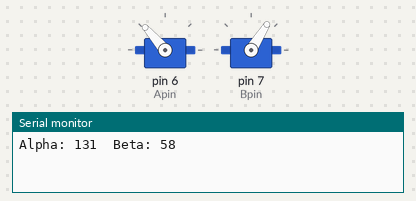
Simulated run of this sketch. Board: Arduino Uno, built with avr-gcc and run on an emulated ATmega328P. Parts: 2 × servo, the last lines printed to the serial monitor.

Above: at 1.55 s.
At 4.5 s:
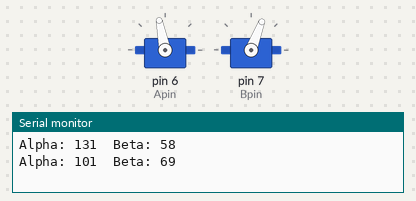
At 7.5 s:
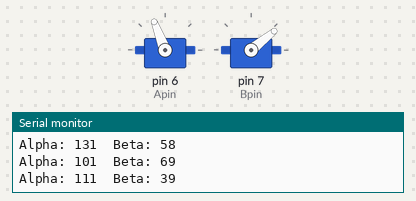
Timing chart, 0 to 9.3 s (numbered marks = the images above):
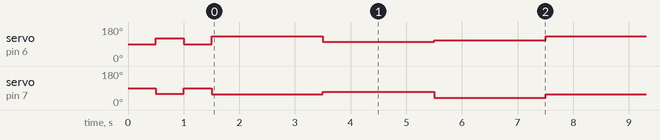

Measured:
- by itself, servo on pin 6 (Apin): 90° → 120° at 0.50 s, → 90° 0.50 s later, → 131° 0.50 s later, → 101° 2.0 s later, … (67 changes in this stretch)
- by itself, servo on pin 7 (Bpin): 90° → 60° at 0.50 s, → 90° 0.50 s later, → 58° 0.50 s later, → 69° 2.0 s later, … (67 changes in this stretch)

The sketch:

INV_Kin_ST.ino
```cpp
#include <Servo.h>
Servo A; //Left side Servo
Servo B; //Right side Servo

int Apin=6; //Left side Servo Pin
int Bpin=7; //Right side Servo Pin

int aA, bA;

double l1 = 10; // link 1
double l2 = 13; // link 2
double di = 10; // distance between 2 motor shaft

double c,e;
double t1,t2;
double pi = 3.1415926535897932384626433832795;

double x, y;

// square
//double xw[] = {4,4,8,8};
//double yw[] = {15,20,20,15};

// triangle
double xw[] = {4,6,8};
double yw[] = {15,20,15};

void setup()
{
  Serial.begin(115200);
    A.attach(Apin);
    B.attach(Bpin);
    //warm up angles :-)
    A.write(90);
    B.write(90); delay(500);
    A.write(120);
    B.write(60); delay(500);
    A.write(90);
    B.write(90); delay(500);

}
void loop()
{
  for (int i = 0; i<3; i++)
  {
    x=xw[i];
    y=yw[i];
   //__________________________________________________
     c=sqrt(pow(x,2)+pow(y,2));
     e=sqrt(pow((di-x),2)+pow(y,2));

     t1 = atan(y/x) + acos((((pow(l1,2) + pow(c,2)) - pow(l2,2))/(2*l1*c)));
     t2 = atan(y/(di-x)) + acos((((pow(l1,2) + pow(e,2)) - pow(l2,2))/(2*l1*e)));
     //aA = 180 - degrees(t2);
     //bA = degrees(t1);

     aA = abs(int((t1*180)/pi));
     bA = abs(int(180 - (t2*180)/pi));
   //__________________________________________________
    A.write(aA);
    B.write(bA);
    Serial.print("Alpha: ");Serial.print(aA);
    Serial.print("  Beta: ");Serial.println(bA);
    delay(2000);
  }

  Serial.println("-------------");
  //delay(2000);
}
```
